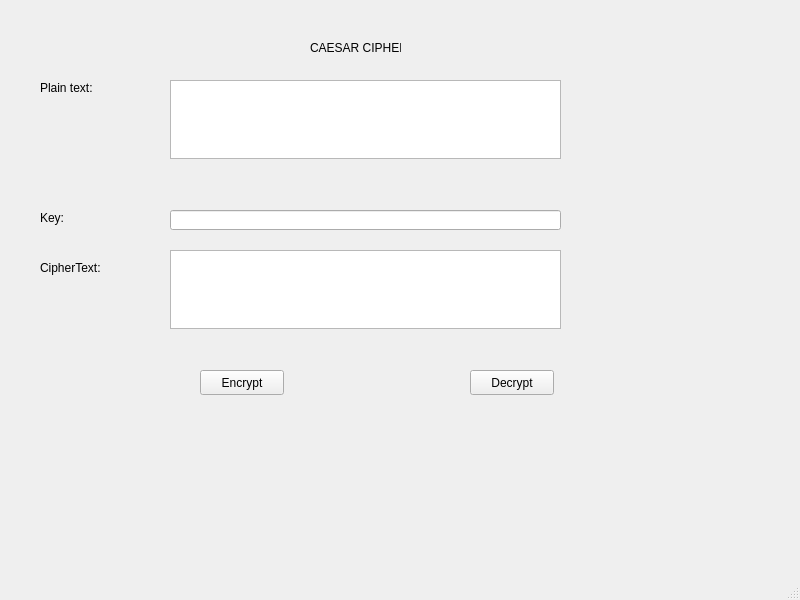
<?xml version="1.0" encoding="UTF-8"?>
<ui version="4.0">
 <class>MainWindow</class>
 <widget class="QMainWindow" name="MainWindow">
  <property name="geometry">
   <rect>
    <x>0</x>
    <y>0</y>
    <width>800</width>
    <height>600</height>
   </rect>
  </property>
  <property name="windowTitle">
   <string>MainWindow</string>
  </property>
  <widget class="QWidget" name="centralwidget">
   <widget class="QLabel" name="label">
    <property name="geometry">
     <rect>
      <x>40</x>
      <y>80</y>
      <width>52</width>
      <height>15</height>
     </rect>
    </property>
    <property name="text">
     <string>Plain text:</string>
    </property>
   </widget>
   <widget class="QLabel" name="label_2">
    <property name="geometry">
     <rect>
      <x>40</x>
      <y>210</y>
      <width>52</width>
      <height>15</height>
     </rect>
    </property>
    <property name="text">
     <string>Key:</string>
    </property>
   </widget>
   <widget class="QLabel" name="label_3">
    <property name="geometry">
     <rect>
      <x>40</x>
      <y>260</y>
      <width>71</width>
      <height>16</height>
     </rect>
    </property>
    <property name="text">
     <string>CipherText:</string>
    </property>
   </widget>
   <widget class="QLabel" name="label_4">
    <property name="geometry">
     <rect>
      <x>310</x>
      <y>40</y>
      <width>91</width>
      <height>16</height>
     </rect>
    </property>
    <property name="text">
     <string>CAESAR CIPHER</string>
    </property>
   </widget>
   <widget class="QLineEdit" name="lineEdit">
    <property name="geometry">
     <rect>
      <x>170</x>
      <y>210</y>
      <width>391</width>
      <height>20</height>
     </rect>
    </property>
   </widget>
   <widget class="QTextEdit" name="textEdit">
    <property name="geometry">
     <rect>
      <x>170</x>
      <y>80</y>
      <width>391</width>
      <height>79</height>
     </rect>
    </property>
   </widget>
   <widget class="QTextEdit" name="textEdit_2">
    <property name="geometry">
     <rect>
      <x>170</x>
      <y>250</y>
      <width>391</width>
      <height>79</height>
     </rect>
    </property>
   </widget>
   <widget class="QPushButton" name="pushButton">
    <property name="geometry">
     <rect>
      <x>200</x>
      <y>370</y>
      <width>84</width>
      <height>25</height>
     </rect>
    </property>
    <property name="text">
     <string>Encrypt</string>
    </property>
   </widget>
   <widget class="QPushButton" name="pushButton_2">
    <property name="geometry">
     <rect>
      <x>470</x>
      <y>370</y>
      <width>84</width>
      <height>25</height>
     </rect>
    </property>
    <property name="text">
     <string>Decrypt</string>
    </property>
   </widget>
  </widget>
  <widget class="QMenuBar" name="menubar">
   <property name="geometry">
    <rect>
     <x>0</x>
     <y>0</y>
     <width>800</width>
     <height>25</height>
    </rect>
   </property>
  </widget>
  <widget class="QStatusBar" name="statusbar"/>
 </widget>
 <resources/>
 <connections/>
</ui>
